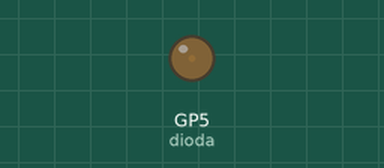
This program was run on a simulated Raspberry Pi Pico running MicroPython. Parts: output pins drawn as LEDs (lit = HIGH).

Above: at 0.05 s.
At 4.95 s:
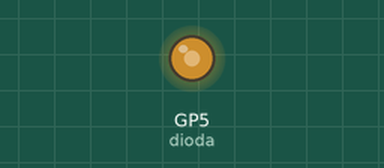
At 7.65 s:
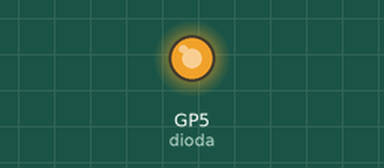
At 15.35 s:
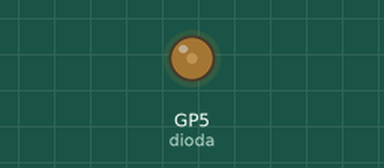
Timing chart, 0 to 22.7 s (numbered marks = the images above):
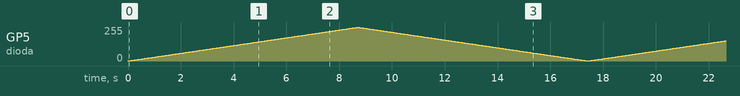

The program:

pwm_demo.py
```python
from machine import Pin, PWM
from utime import sleep

dioda = PWM(Pin(5))

dioda.freq(1000)

while True:
    for duty in range(65025):
        dioda.duty_u16(duty)
        sleep(0.0001)
    for duty in range(65025, 0, -1):
        dioda.duty_u16(duty)
        sleep(0.0001)
```
